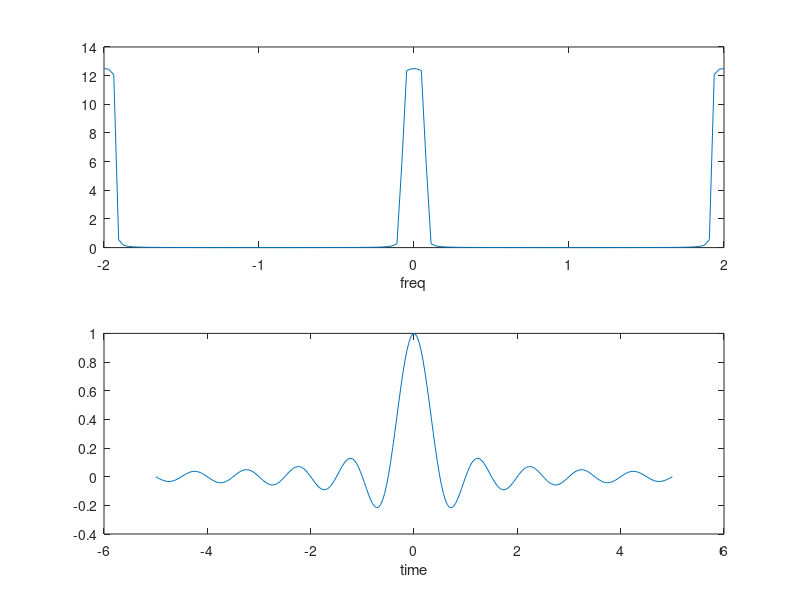
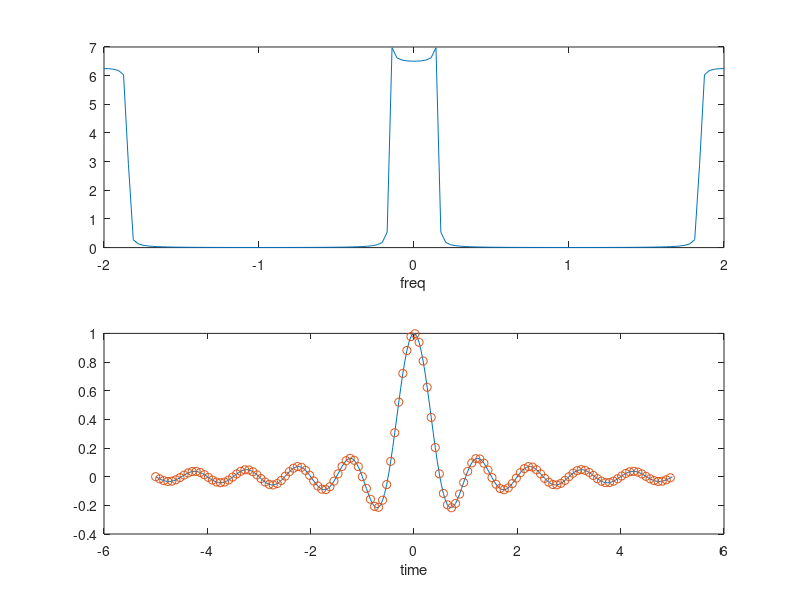
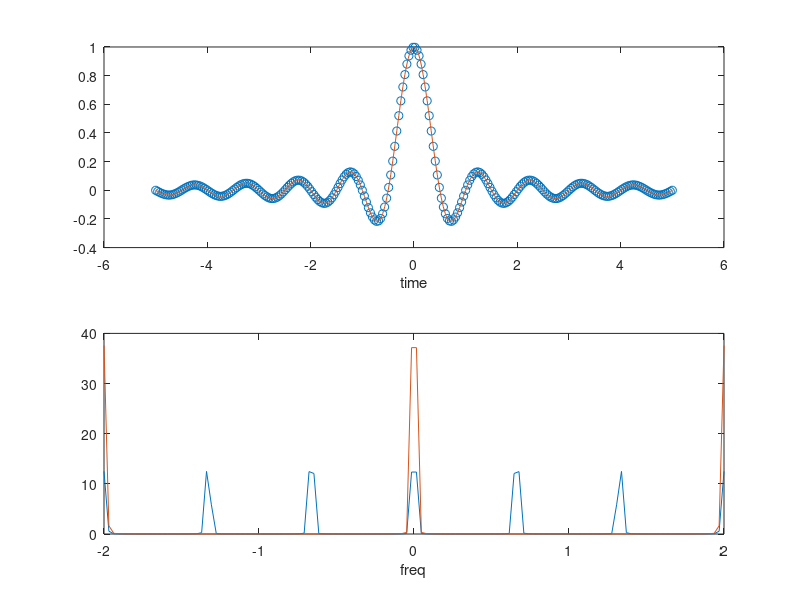

Write the MATLAB code that produced these figures, in order.
clc;clear all;close all;
t = linspace(-5,5,256);
y = sinc(2*t);
%%
N = 128;
W = linspace(-2*pi,2*pi,N);
Hs = freqz(y,1,W);
%%
figure
subplot(211);
plot((W/pi) , abs(Hs));
xlabel('freq');
subplot(212);
plot(t,y);
xlabel('time');
%%
figure
Hss = freqz(y(1:2:length(y)),1,W);
subplot(211);
plot((W/pi) , abs(Hss));
xlabel('freq');
subplot(212);
plot(t,y);hold on
plot(t(1:2:length(y)),y(1:2:length(y)),'o');
xlabel('time');
%% 3 * fr
ys = zeros(1,length(y)*3);
ys(1:3:length(ys)) = y;
Ts = t(2)-t(1);
hr =@(t_r,Ts,Sn) sinc( ( repmat(t_r + Ts - min(t_r),Sn,1) - repmat(((1:Sn)*Ts)' , 1 , length(t_r)) ) / Ts );
t_re = linspace(-5,5,256*3);
y_re = y * hr(t_re,Ts,256);
%% plot 3 * fr
figure
subplot(211);
plot(t,y,'o');hold on
plot(t_re,y_re)
xlabel('time');

H3s = freqz(ys,1,W);
H3ss = freqz(y_re,1,W);
subplot(212);
plot((W/pi) , abs(H3s));hold on
plot((W/pi) , abs(H3ss));
xlabel('freq');
% close all



    